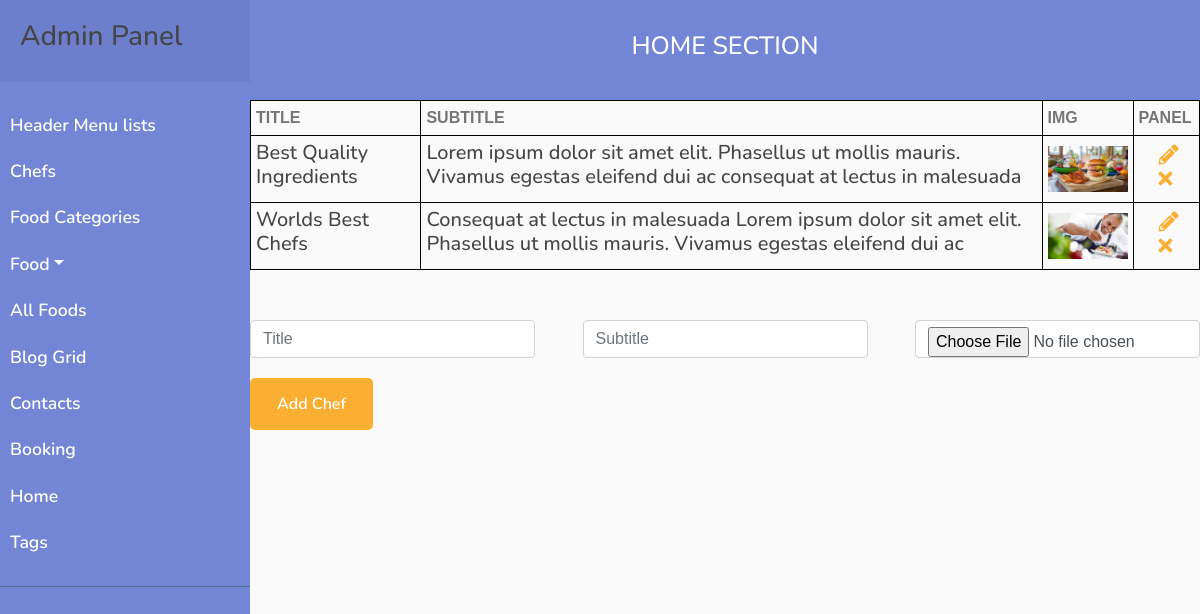
Page /php/admin/homeSection.php on the committed database.
### tables this page shows
CREATE TABLE `home` (
  `id` int(16) NOT NULL,
  `title` varchar(256) NOT NULL,
  `subtitle` text NOT NULL,
  `img` varchar(128) NOT NULL
);

### php/admin/homeSection.php (the view, shortened to what this page needs)
<!DOCTYPE html>
<html lang="en">
<head>
    <link href="https://stackpath.bootstrapcdn.com/bootstrap/4.4.1/css/bootstrap.min.css" rel="stylesheet">
    <link href="https://cdnjs.cloudflare.com/ajax/libs/font-awesome/5.10.0/css/all.min.css" rel="stylesheet">
    <link href="../../lib/animate/animate.min.css" rel="stylesheet">
    <link href="../../lib/owlcarousel/assets/owl.carousel.min.css" rel="stylesheet">
    <link href="../../lib/flaticon/font/flaticon.css" rel="stylesheet">
    <link href="../../lib/tempusdominus/css/tempusdominus-bootstrap-4.min.css" rel="stylesheet" />
    <link href="../../css/style.css" rel="stylesheet">
</head>
<body>
    <div class="admin">
        <?php
        require_once "../../components/adminFoodNav.php";
        ?>
        <div class="admin__section admin__section_header-list">
            <div class="admin__section_head">
                <h3 class="admin__section_title">Home Section</h3>
            </div>
            <div class="admin__section_content">
                <div class="admin__chefs">
                    <table class="admin__table">
                        <tr>
                            <th class="admin__table_title">title</th>
                            <th class="admin__table_title">subtitle</th>
                            <th class="admin__table_title">img</th>
                            <th class="admin__table_title">panel</th>
                        </tr>
                        <?php
                        $query = "SELECT * FROM home";
                        $result = mysqli_query($mysqli, $query);
                        while ($row = mysqli_fetch_assoc($result)) {
                        ?>
                            <tr class="admin__section_item">
                                <td class="admin__section_item_td">
                                    <h3 class="admin__section_item_name"><?php echo $row['title'] ?></h3>
                                </td>
                                <td class="admin__section_item_td">
                                    <h3 class="admin__section_item_name"><?php echo $row['subtitle'] ?></h3>
                                </td>
                                <td class="admin__section_item_td">
                                    <div class="admin__section_img">
                                        <img src="../../img/home/<?php echo $row['img'] ?>" alt="bg">
                                    </div>
                                </td>
                                <td class="admin__section_item_td">
                                    <a href="?id=<?php echo $row["id"] ?>">
                                        <i class="example__class admin__icon fas fa-pencil-alt"></i>
                                    </a>
                                    <a href="./home/remove.php?id=<?php echo $row["id"] ?>">
                                        <i class="admin__icon fas fa-times"></i>
                                    </a>
                                </td>
                            </tr>
                        <?php } ?>
                    </table>
                </div>
                <?php
                $title = '';
                $subtitle = '';
                ?>
                <form class="admin__form" action="<?php if (isset($_GET['id'])) {
                                                        echo './home/update.php';
                                                    } else {
                                                        echo './home/insert.php';
                                                    } ?>" method="POST" enctype="multipart/form-data">
                    <div class="form__flex">
                        <input class="admin__inp form-control" type="text" name="title" value="<?php echo $title; ?>" placeholder="Title" required>
                        <input class="admin__inp form-control" type="text" name="subtitle" value="<?php echo $subtitle ?>" placeholder="Subtitle" required>
                        <input class="admin__inp form-control" type="file" name="img" <?php if (!isset($_GET['id'])) {
                                                                                            echo 'required';
                                                                                        } ?>>
                    </div>
                    <div>
                        <button class="btn custom-btn admin__form_btn">Add Chef</button>
                    </div>
                </form>
            </div>
        </div>
    </div>
</body>
</html>

### css/style.css (style rules this page uses)
body { color: #757575; background: #ffffff; font-family: 'open sans', sans-serif; }
h1, h2, h3, h4, h5, h6 { color: #454545; font-family: 'Nunito', sans-serif; }
a { font-family: 'Nunito', sans-serif; font-weight: 600; color: #fbaf32; transition: .3s; }
.btn.custom-btn { padding: 12px 25px; font-family: 'Nunito', sans-serif; font-size: 16px; font-weight: 600; color: #ffffff; background: #fbaf32; border: 2px solid #fbaf32; border-radius: 5px; transition: .5s; }
.form__flex { width: 100%; display: flex; justify-content: space-between; }
.admin__inp { width: 30%; }
.admin__form_btn { margin-top: 20px; }
body { font-family: 'Poppins', sans-serif; background: #fafafa; }
.admin { display: flex; justify-content: space-between }
.admin__section { width: calc(100% - 250px); }
.admin__section_head { width: 100%; height: 100px; background: #7386D5; display: flex; justify-content: center; align-items: center; }
.admin__section_title { font-size: 25px; color: #ffffff; text-transform: uppercase; }
.admin__section_content { width: 100%; height: calc(100% - 100px); }
.admin__table { width: 100%; border-collapse: collapse; }
.admin__table_title { text-transform: uppercase; }
.admin__table_title, .admin__section_item_td { padding: 5px; border: 1px solid black; }
.admin__section_item { width: 100%; padding: 10px; }
.admin__section_img { width: 80px; }
.admin__section_img > img { width: 100%; display: block; }
.admin__section_item_name, .admin__section_item_pos { font-size: 20px; }
.admin__section_item_td:last-child { width: 7%; }
.admin__icon { font-size: 20px; cursor: pointer; margin-left: 20px; }
.admin__form { margin-top: 50px; }

### rows in the picture
home: title "Best Quality Ingredients", subtitle "Lorem ipsum dolor sit amet elit. Phasellus ut mollis mauris. Vivamus egestas eleifend dui ac consequat at lectus in malesuada", img (picture)
home: title "Worlds Best Chefs", subtitle "Consequat at lectus in malesuada Lorem ipsum dolor sit amet elit. Phasellus ut mollis mauris. Vivamus egestas eleifend dui ac", img (picture)
